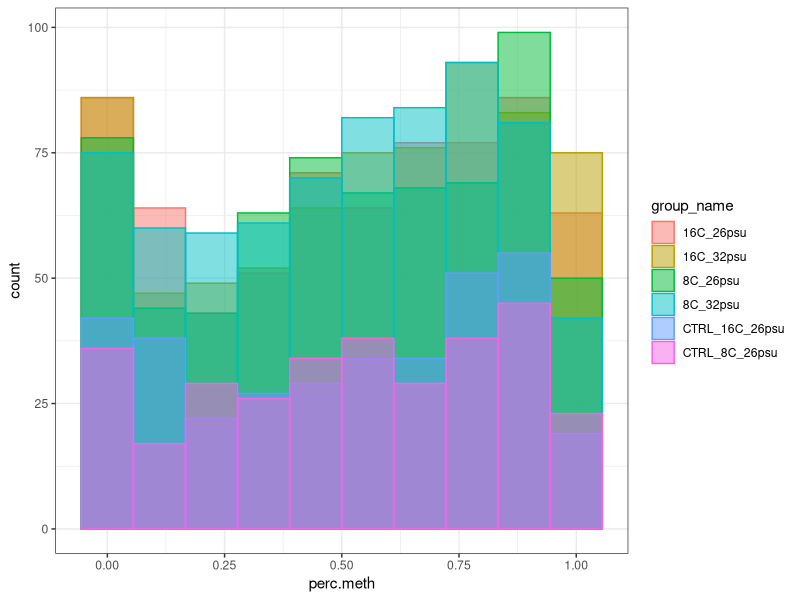
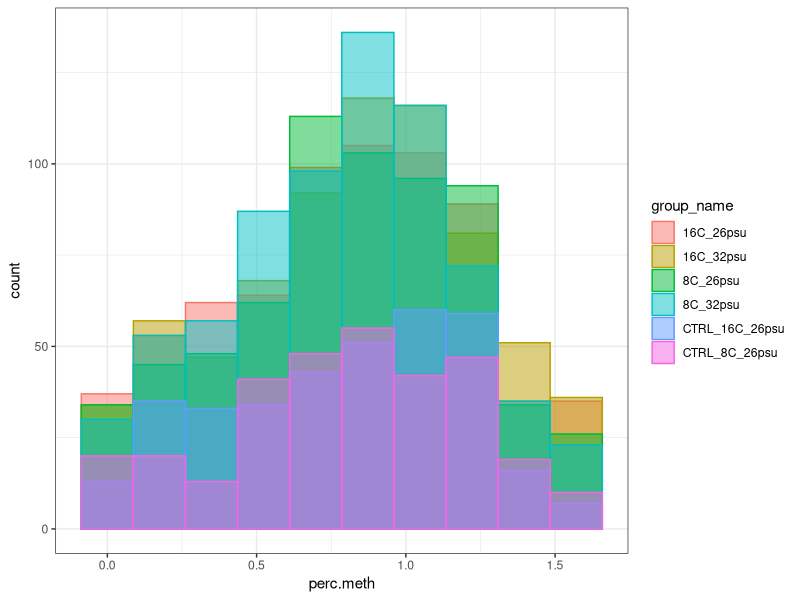

These charts were generated, in order, by the following R code: (Note: this script raises an error after producing the figures.)
## ---- chunk 1
library(gplots)
library(ggplot2)
library(dplyr)
library(broom)

## ---- chunk 2
DMRs <- read.table("../DMR_cov_in_0.75_SamplesPerCategory/DMR250bp_MCmax25_cov5x_rms_results_filtered.tsv", header = TRUE, sep = "\t")

## ---- chunk 3
#for all ambient sample comparison
DMRs$ID <- paste(DMRs$chr,":",DMRs$start,"-",DMRs$end, sep = "")
DMRs$ID <- gsub("__.*__.*:",":",DMRs$ID)
## ---- chunk 4
#reformat all to long format
DMRs_STACKED <- tidyr::gather(DMRs[,7:27], "group_name", "perc.meth",1:20)

#make group name column (e.g. 'CTRL_16C_26psu', '8C_32psu', etc.)
DMRs_STACKED$group_name <- gsub("methylation_level_","",DMRs_STACKED$group_name)

#make temperature column
DMRs_STACKED$temp <- gsub("C_.*","",DMRs_STACKED$group_name)
DMRs_STACKED$temp <- gsub("CTRL_","", DMRs_STACKED$temp)
DMRs_STACKED$temp <- as.factor(DMRs_STACKED$temp)

#make a salinity column
DMRs_STACKED$salinity <- gsub(".*C_","",DMRs_STACKED$group_name)
DMRs_STACKED$salinity <- gsub("psu_.*","",DMRs_STACKED$salinity)
DMRs_STACKED$salinity <- as.factor(DMRs_STACKED$salinity)

#make a treatment column (salinity and temp info)
DMRs_STACKED$treatment <- paste0(DMRs_STACKED$temp,"C_", DMRs_STACKED$salinity, "psu")

#make sample number column
DMRs_STACKED$sample_number <- gsub(".*_","",DMRs_STACKED$group_name)

#remove sample number from group name
DMRs_STACKED$group_name <- gsub("u_.*","u", DMRs_STACKED$group_name)

#create column for infestation status that's called "biotic_stress"
for (i in 1:nrow(DMRs_STACKED)){
  if(substr(DMRs_STACKED$group_name[i], 1,4) == "CTRL"){
    DMRs_STACKED$biotic_stress[i] <- "no sea lice"
  }
  else{DMRs_STACKED$biotic_stress[i] <- "sea lice"}
}
 

## ---- chunk 5
jpeg("DMR_percmeth_hist.jpg", width = 800, height = 800)
ggplot(DMRs_STACKED) + geom_histogram(aes(perc.meth, group = group_name, color = group_name,fill = group_name), bins = 10, position = "identity", alpha = 0.5) + theme_bw()
dev.off()


## ---- chunk 6
#arcsin sqrt transformation function
asinTransform <- function(p) { asin(sqrt(p))}

#arcsin transform data 
#day 10
DMRs_STACKED_asin <- DMRs_STACKED
DMRs_STACKED_asin$perc.meth <- asinTransform(DMRs_STACKED_asin$perc.meth)

## ---- chunk 7
jpeg("DMR_Tpercmeth_hist.jpg", width = 800, height = 800)
ggplot(DMRs_STACKED_asin) + geom_histogram(aes(perc.meth, group = group_name, color = group_name,fill = group_name), bins = 10, position = "identity", alpha = 0.5) + theme_bw()
dev.off()

## ---- chunk 8
#run ANOVA testing for infestion effect
DMR_1way_aov_inf <- DMRs_STACKED_asin %>% group_by(ID) %>%
do(meth_aov_models = aov(perc.meth~biotic_stress, data =  . ))
#summarize ANOVA data
DMR_1way_aov_inf_modelsumm <- glance(DMR_1way_aov_inf, meth_aov_models)
write.csv(DMR_1way_aov_inf_modelsumm, "DMR_MCmax25_1wayAOV_infest_modelsumm.csv", row.names = FALSE, quote = FALSE)
## ---- chunk 9
jpeg("DMR_MCmax25DMR_Taov0.01InfestPercMeth.jpg", width = 10, height = 4, units = "in", res = 300)
p <- ggplot(data = DMRs_STACKED[which(DMRs_STACKED$ID %in% pull(DMR_1way_aov_inf_modelsumm[which(DMR_1way_aov_inf_modelsumm$p.value < 0.01),],ID)),],aes(x = biotic_stress,y = perc.meth, color = biotic_stress)) + facet_wrap(~ID, scale = "free") + theme_bw() + theme(axis.text.x = element_text(size = 7,angle = 45, hjust =1),axis.title=element_text(size=12,face="bold"))
p + geom_jitter(width = 0.3) +  ggtitle("DMRs that show an infestation effect significant at ANOVA p.value < 0.01")
dev.off()
## ---- chunk 10
jpeg("DMR_MCmax25DMR_Taov0.05InfestPercMeth.jpg", width = 17, height = 12, units = "in", res = 300)
p <- ggplot(data = DMRs_STACKED[which(DMRs_STACKED$ID %in% pull(DMR_1way_aov_inf_modelsumm[which(DMR_1way_aov_inf_modelsumm$p.value < 0.05),],ID)),],aes(x = biotic_stress,y = perc.meth, color = biotic_stress)) + facet_wrap(~ID, scale = "free") + theme_bw() + theme(axis.text.x = element_text(size = 7,angle = 45, hjust =1),axis.title=element_text(size=12,face="bold"))
p + geom_jitter(width = 0.3) + ggtitle("DMRs that show an infestation effect significant at ANOVA p.value < 0.05")
dev.off()
## ---- chunk 11
jpeg("DMR_MCmax25DMR_Taov0.1InfestPercMeth.jpg", width = 17, height = 12, units = "in", res = 300)
p <- ggplot(data = DMRs_STACKED[which(DMRs_STACKED$ID %in% pull(DMR_1way_aov_inf_modelsumm[which(DMR_1way_aov_inf_modelsumm$p.value < 0.1),],ID)),],aes(x = biotic_stress,y = perc.meth, color = biotic_stress)) + facet_wrap(~ID, scale = "free") + theme_bw() + theme(axis.text.x = element_text(size = 7,angle = 45, hjust =1),axis.title=element_text(size=12,face="bold"))
p + geom_jitter(width = 0.3) + ggtitle("DMRs that show an infestation effect significant at ANOVA p.value < 0.1")
dev.off()
## ---- chunk 12
#create matrix for all ambient samples

DMR_m <- as.matrix(DMRs[,7:26])
rownames(DMR_m) <- DMRs$ID

##ANOVA data
aov_0.1_DMR_m <- DMR_m[which(rownames(DMR_m) %in% pull(DMR_1way_aov_inf_modelsumm[which(DMR_1way_aov_inf_modelsumm$p.value < 0.1),],ID)),]

colnames(aov_0.1_DMR_m) <- gsub("methylation_level_","",colnames(aov_0.1_DMR_m))

ColSideColors <- cbind(group = c(rep("plum2",4),rep("plum4",4),rep("green1",4),rep("green3",4),rep("magenta",2), rep("cyan",2)))

jpeg("DMR_MCmax25DMR_Taov0.1_infest_heatmap.jpg", width = 800, height = 1000)
heatmap.2(aov_0.1_DMR_m,margins = c(10,20), cexRow = 1.2, cexCol = 1,ColSideColors = ColSideColors, Colv=NA, col = bluered, na.color = "black", density.info = "none", trace = "none", scale = "row")
dev.off()

## ---- chunk 13
#subset data for DMRs that show infestation effect significant at ANOVA p.val < 0.1 and excluding control samples
DMR_STACKED_asin_inf_sig_0.1 <- DMRs_STACKED_asin[which(DMRs_STACKED_asin$ID %in% pull(DMR_1way_aov_inf_modelsumm[which(DMR_1way_aov_inf_modelsumm$p.value < 0.1),],ID) & substr(DMRs_STACKED_asin$group_name,1,4)!="CTRL"),]

#run 2way temp x salinity ANOVA on each DMR
DMR_2way_aov_TxS <- DMR_STACKED_asin_inf_sig_0.1 %>% group_by(ID) %>%
do(meth_aov_models = aov(perc.meth~temp*salinity, data =  . ))

#create ANOVA summary tables
DMR_2way_aov_TxS_modelsumm <- glance(DMR_2way_aov_TxS, meth_aov_models)
DMR_2way_aov_TxS_coeff <- tidy(DMR_2way_aov_TxS, meth_aov_models)

#subset data for DMRs with TxS 2way ANOVA p.value < 0.1 and run tukey HSD for each DMR
DMR_tuk_TxS <- DMR_STACKED_asin_inf_sig_0.1[which(DMR_STACKED_asin_inf_sig_0.1$ID %in% pull(DMR_2way_aov_TxS_modelsumm[which(DMR_2way_aov_TxS_modelsumm$p.value < 0.1),], ID)),] %>% group_by(ID) %>% do(meth_tuk_models = TukeyHSD(aov(perc.meth~temp*salinity, data =  . )))

#summarize TukeyHSD results
DMR_tuk_TxS_summ <- tidy(DMR_tuk_TxS, meth_tuk_models)
## ---- chunk 14

write.csv(DMR_2way_aov_TxS_modelsumm, "DMR_MCmax25_2wayAOV_TxS_modelsumm.csv", row.names = FALSE, quote = FALSE)

write.csv(DMR_tuk_TxS_summ, "DMR_MCmax25_DMR_TukHSD_TxS_modelsumm.csv", row.names = FALSE, quote = FALSE)

## ---- chunk 15
DMR_1way_aov_inf_modelsumm_4bed <- merge(DMRs[,c("ID","chr", "start","end")], DMR_1way_aov_inf_modelsumm, by = "ID")

DMR_1way_aov_inf_modelsumm_4bed <- DMR_1way_aov_inf_modelsumm_4bed[,2:4]

write.table(DMR_1way_aov_inf_modelsumm_4bed, "DMR_2way_aov_infest_modelsumm_4bed.txt", sep = "\t", quote = FALSE, row.names = FALSE)
## ---- chunk 16
jpeg("DMR_MCmax25DMR_Taov0.1SalPercMeth.jpg", width = 10, height = 4, units = "in", res = 300)
p <- ggplot(data = DMRs_STACKED[which(DMRs_STACKED$ID %in% pull(DMR_tuk_TxS_summ[which(DMR_tuk_TxS_summ$adj.p.value < 0.1 & DMR_tuk_TxS_summ$term == "salinity"),],ID) & substr(DMRs_STACKED$group_name,1,4)!="CTRL"),],aes(x = group_name,y = perc.meth, color = group_name)) + facet_wrap(~ID, scale = "free") + theme_bw() + theme(axis.text.x = element_text(size = 7,angle = 45, hjust =1),axis.title=element_text(size=12,face="bold"))
p + geom_jitter(width = 0.3) + ggtitle("DMRs that show a salinity effect significant at TukeyHSD p.value < 0.1")
dev.off()
## ---- chunk 17
jpeg("DMR_MCmax25DMR_Taov0.1TempPercMeth.jpg", width = 10, height = 4, units = "in", res = 300)
p <- ggplot(data = DMRs_STACKED[which(DMRs_STACKED$ID %in% pull(DMR_tuk_TxS_summ[which(DMR_tuk_TxS_summ$adj.p.value < 0.1 & DMR_tuk_TxS_summ$term == "temp"),],ID) & substr(DMRs_STACKED$group_name,1,4)!="CTRL"),],aes(x = group_name,y = perc.meth, color = group_name)) + facet_wrap(~ID, scale = "free") + theme_bw() + theme(axis.text.x = element_text(size = 7,angle = 45, hjust =1),axis.title=element_text(size=12,face="bold"))
p + geom_jitter(width = 0.3) + ggtitle("DMRs that show a temperature effect significant at TukeyHSD p.value < 0.1")
dev.off()
## ---- chunk 18
jpeg("DMR_MCmax25DMR_Taov0.1TxSPercMeth.jpg", width = 10, height = 8, units = "in", res = 300)
p <- ggplot(data = DMRs_STACKED[which(DMRs_STACKED$ID %in% pull(DMR_tuk_TxS_summ[which(DMR_tuk_TxS_summ$adj.p.value < 0.1 & DMR_tuk_TxS_summ$term == "temp:salinity"),],ID) & substr(DMRs_STACKED$group_name,1,4)!="CTRL"),],aes(x = group_name,y = perc.meth, color = group_name)) + facet_wrap(~ID, scale = "free") + theme_bw() + theme(axis.text.x = element_text(size = 7,angle = 45, hjust =1),axis.title=element_text(size=12,face="bold"))
p + geom_jitter(width = 0.3) + ggtitle("DMRs that show a temp x salinity effect significant at TukeyHSD p.value < 0.1")
dev.off()
## ---- chunk 19
#run ANOVA on group name (e.g. 'CTRL_16C_26psu', '8C_32psu', etc.)
DMR_aov = DMRs_STACKED_asin %>% group_by(ID) %>%
do(meth_aov_models = aov(perc.meth ~ group_name, data =  . ))
#summarize ANOVA data
DMR_aov_modelsumm <- glance(DMR_aov, meth_aov_models)
## ---- chunk 20
#run 3 way ANOVA
DMR_3way_aov <- 
DMRs_STACKED_asin %>% group_by(ID) %>%
do(meth_aov_models = aov(perc.meth~temp*salinity*biotic_stress, data =  . ))
#summarize 3way ANOVA data
DMR_3way_aov_modelsumm <- tidy(DMR_3way_aov, meth_aov_models)

#run tukey test on 3way ANOVA
DMR_3way_tuk <- 
DMRs_STACKED_asin %>% group_by(ID) %>%
do(tuk_aov_models = TukeyHSD(aov(perc.meth~temp*salinity*biotic_stress, data =  . )))
#summarize tukey results
DMR_3way_tuk_modelsumm <- tidy(DMR_3way_tuk, tuk_aov_models)
#subset tukey results with adj.p.value < 0.05
DMR_3way_tuk_modelsumm_0.05 <- DMR_3way_tuk_modelsumm[which(DMR_3way_tuk_modelsumm$adj.p.value < 0.05),]

#for DMRs with p.val < 0.05 for overall model, get term p.val; I think this step is redundant with the Tukey test
DMR_3way_aov_modelsumm_0.05 <- DMR_3way_aov_modelsumm[which(DMR_3way_aov_modelsumm$ID %in% pull(DMR_aov_modelsumm[which(DMR_aov_modelsumm$p.value < 0.05),],ID)),]
## ---- chunk 21
DMR_3way_aov_inf_modelsumm_0.05 <- DMR_3way_aov_modelsumm_0.05[which(DMR_3way_aov_modelsumm_0.05$ID %in% pull(DMR_3way_aov_modelsumm_0.05[which(DMR_3way_aov_modelsumm_0.05$term == "biotic_stress" & DMR_3way_aov_modelsumm_0.05$p.value < 0.05 ),],ID)),]
## ---- chunk 22
jpeg("3wayAOV/DMR_MCmax25DMR_Taov0.05_salinity_boxplots.jpg", width = 17, height = 7, units = "in", res = 300)
p <- ggplot(data = DMRs_STACKED[which(DMRs_STACKED$ID %in% pull(DMR_3way_aov_inf_modelsumm_0.05[which(DMR_3way_aov_inf_modelsumm_0.05$p.value < 0.05 & DMR_3way_aov_inf_modelsumm_0.05$term == "salinity"),],ID)),],aes(x = group_name,y = perc.meth)) + geom_violin(aes(fill = group_name), trim = FALSE)+ facet_wrap(~ID, scale = "free") + theme_bw() + theme(axis.text.x = element_text(size = 7,angle = 45, hjust =1),axis.title=element_text(size=12,face="bold"))
p + geom_jitter(width = 0.2)
dev.off()

jpeg("3wayAOV/DMR_MCmax25DMR_Taov0.05_tempSal_boxplots.jpg", width = 17, height = 7, units = "in", res = 300)
p <- ggplot(data = DMRs_STACKED[which(DMRs_STACKED$ID %in% pull(DMR_3way_aov_inf_modelsumm_0.05[which(DMR_3way_aov_inf_modelsumm_0.05$p.value < 0.05 & DMR_3way_aov_inf_modelsumm_0.05$term == "temp:salinity"),],ID)),],aes(x = group_name,y = perc.meth)) + geom_violin(aes(fill = group_name), trim = FALSE)+ facet_wrap(~ID, scale = "free") + theme_bw() + theme(axis.text.x = element_text(size = 7,angle = 45, hjust =1),axis.title=element_text(size=12,face="bold"))
p + geom_jitter(width = 0.2)
dev.off()

jpeg("3wayAOV/DMR_MCmax25DMR_Taov0.05_temp_boxplots.jpg", width = 17, height = 7, units = "in", res = 300)
p <- ggplot(data = DMRs_STACKED[which(DMRs_STACKED$ID %in% pull(DMR_3way_aov_inf_modelsumm_0.05[which(DMR_3way_aov_inf_modelsumm_0.05$p.value < 0.05 & DMR_3way_aov_inf_modelsumm_0.05$term == "temp"),],ID)),],aes(x = group_name,y = perc.meth)) + geom_violin(aes(fill = group_name), trim = FALSE)+ facet_wrap(~ID, scale = "free") + theme_bw() + theme(axis.text.x = element_text(size = 7,angle = 45, hjust =1),axis.title=element_text(size=12,face="bold"))
p + geom_jitter(width = 0.2)
dev.off()

jpeg("3wayAOV/DMR_MCmax25DMR_Taov0.05_temp_biostress_boxplots.jpg", width = 17, height = 15, units = "in", res = 300)
p <- ggplot(data = DMRs_STACKED[which(DMRs_STACKED$ID %in% pull(DMR_3way_aov_inf_modelsumm_0.05[which(DMR_3way_aov_inf_modelsumm_0.05$p.value < 0.05 & DMR_3way_aov_inf_modelsumm_0.05$term == "temp:biotic_stress"),],ID)),],aes(x = group_name,y = perc.meth)) + geom_violin(aes(fill = group_name), trim = FALSE)+ facet_wrap(~ID, scale = "free") + theme_bw() + theme(axis.text.x = element_text(size = 7,angle = 45, hjust =1),axis.title=element_text(size=12,face="bold"))
p + geom_jitter(width = 0.2)
dev.off()

#look at DMRs with tukey < 0.05

#first create data frame of unique IDs and their frequency in the results table with Tukey HSD adj.p.value < 0.05
sig_DMR_freq <- data.frame(table(DMR_3way_tuk_modelsumm_0.05$ID))

#subset data with the dataframe above
tuk_0.05_DMR_m <- DMR_m[which(rownames(DMR_m) %in% unlist(unique(DMR_3way_tuk_modelsumm_0.05[which(DMR_3way_tuk_modelsumm_0.05$ID %in% sig_DMR_freq[which(sig_DMR_freq$Freq > 1),"Var1"]),"ID"]))),]

#plot
jpeg("3wayAOV/DMR_MCmax25DMR_tuk0.05_heatmap.jpg", width = 800, height = 1000)
heatmap.2(tuk_0.05_DMR_m,margins = c(5,20), cexRow = 1.2, cexCol = 1,ColSideColors = ColSideColors, Colv=NA, col = bluered, na.color = "black", density.info = "none", trace = "none", scale = "row")
dev.off()

## ---- chunk 23

##ANOVA data
aov_0.05_DMRs_m <- DMR_m[which(rownames(DMR_m) %in% pull(DMR_aov_modelsumm[which(DMR_aov_modelsumm$p.value < 0.05),],ID)),]

ColSideColors <- cbind(pH = c(rep("plum2",4),rep("plum4",4),rep("green1",4),rep("green3",4),rep("magenta",2), rep("cyan",2)))

jpeg("1wayAOVgroup_name/DMR_MCmax25DMR_Taov0.05_heatmap.jpg", width = 800, height = 1000)
heatmap.2(aov_0.05_DMRs_m,margins = c(5,20), cexRow = 1.2, cexCol = 1,ColSideColors = ColSideColors, Colv=NA, col = bluered, na.color = "black", density.info = "none", trace = "none", scale = "row")
dev.off()
